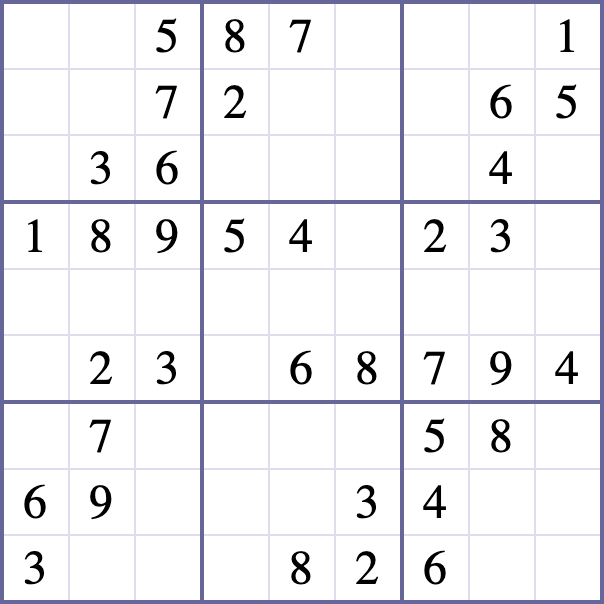
#> input picture image-samples/test1.png, 604 x 604 px
$ python main.py --image image-samples/test1.png
#> lines starting #> are read from the running program, lines starting #| are printed output that depends on the picture; after the words box and inside, x2 and y2 are one past the last pixel; in counts of white or black regions, pixels touching at a corner belong together
import cv2
import pytesseract
import argparse

def preprocess_image(image_path):
    # Load the image
    image = cv2.imread(image_path, cv2.IMREAD_GRAYSCALE)

    # Apply GaussianBlur to reduce noise
    blurred = cv2.GaussianBlur(image, (5, 5), 0)

    # Apply adaptive thresholding
    thresh = cv2.adaptiveThreshold(blurred, 255, cv2.ADAPTIVE_THRESH_GAUSSIAN_C,
                                   cv2.THRESH_BINARY_INV, 11, 2)

    return thresh

def find_sudoku_grid(image):
    # Find contours in the image
    contours, _ = cv2.findContours(image, cv2.RETR_EXTERNAL, cv2.CHAIN_APPROX_SIMPLE)

    # Assume the largest contour is the Sudoku grid
    largest_contour = max(contours, key=cv2.contourArea)

    # Get the bounding box of the largest contour
    x, y, w, h = cv2.boundingRect(largest_contour)

    # Crop the image to the bounding box
    cropped = image[y:y+h, x:x+w]

    return cropped, (x, y, w, h)


def extract_cells(image):
    cells = []
    cell_size = image.shape[0] // 9

    for i in range(9):
        for j in range(9):
            # Extract each cell
            cell = image[i*cell_size:(i+1)*cell_size, j*cell_size:(j+1)*cell_size]

            # Assuming `cell` is the extracted cell image
            margin = 5

            # Crop the cell from all four sides
            cell_cropped = cell[margin:-margin, margin:-margin]
            # Clean up the cell image
            cell_cropped = cv2.resize(cell_cropped, (28, 28))
            cell_cropped = cv2.bitwise_not(cell_cropped)

            cells.append(cell_cropped)

    return cells

def recognize_numbers(cells):
    sudoku_grid = []

    for cell in cells:
        # Use Tesseract to recognize the number in the cell
        text = pytesseract.image_to_string(cell, config='--psm 10 --oem 3 -c tessedit_char_whitelist=0123456789')

        # If Tesseract recognizes a number, add it to the grid
        if text.strip():
            sudoku_grid.append(int(text.strip()))
        else:
            sudoku_grid.append(0)

    return sudoku_grid


def print_sudoku_grid(grid):
    """Prints the Sudoku grid in a well-formatted way."""
    print("\nSudoku Grid:\n")
    for i in range(9):
        row = grid[i*9:(i+1)*9]  # Extract each row from the flat list
        formatted_row = " | ".join(
            " ".join(f"{num:2}" if num != 0 else "  " for num in row[j:j+3])
            for j in range(0, 9, 3)
        )
        print(formatted_row)
        if i % 3 == 2 and i != 8:  # Print a separator after every 3 rows
            print("-" * 32)
    print()  # Extra newline for readability

def main(image_path):
    # Preprocess the image
    preprocessed_image = preprocess_image(image_path)
#> in preprocess_image, `image = cv2.imread(image_path, cv2.IMREAD_GRAYSCALE)`:
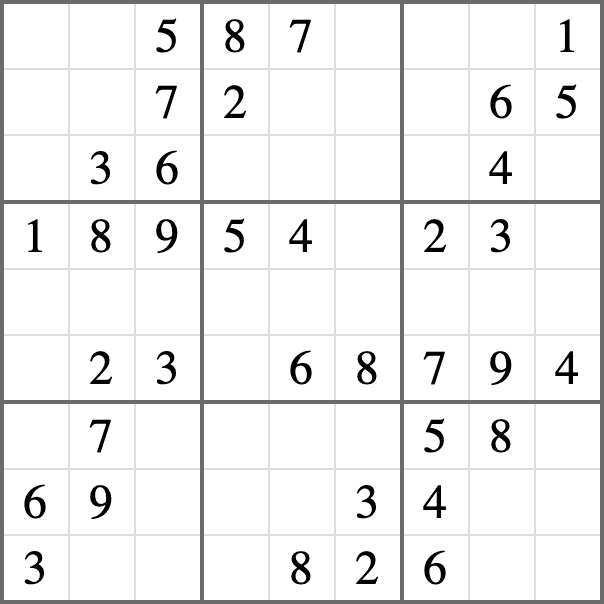
#> image: shape (604, 604); min 0, max 255, mean 239.6
#> in preprocess_image, `blurred = cv2.GaussianBlur(image, (5, 5), 0)`:
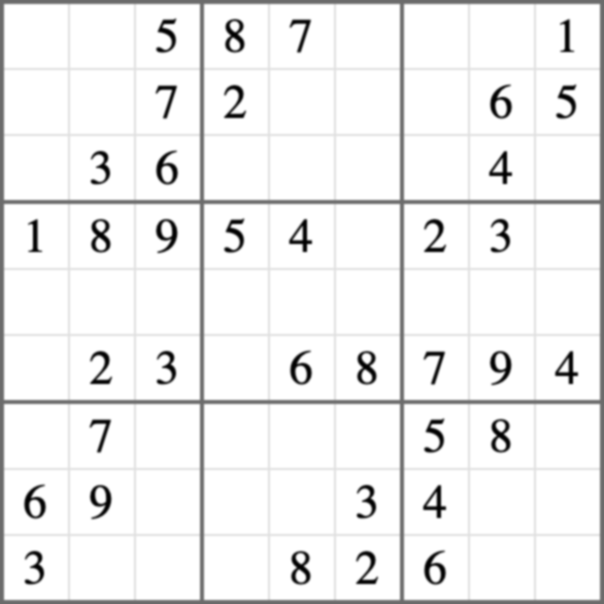
#> blurred: shape (604, 604); min 0, max 255, mean 239.6
#> in preprocess_image, `thresh = cv2.adaptiveThreshold(blurred, 255, cv2.ADAPTIVE_THRESH_GAUSS..`:
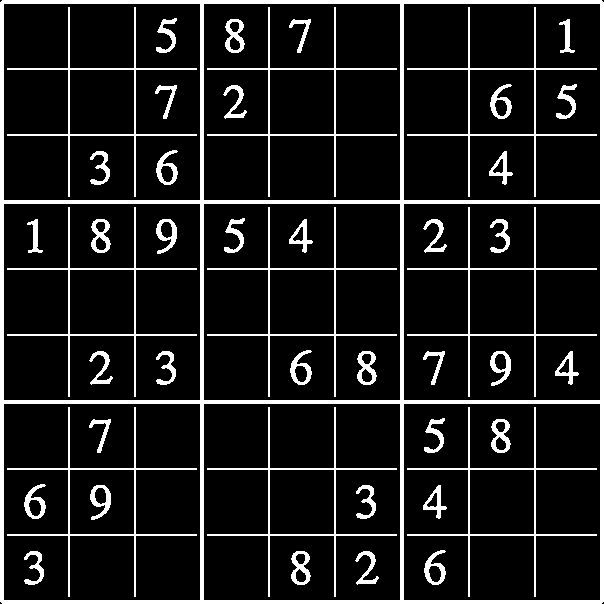
#> thresh: shape (604, 604); 11.8% white; 46 white regions, largest, box (x1, y1, x2, y2) and area: (0, 0, 604, 604) 19060, (7, 7, 197, 197) 1504, (207, 7, 397, 197) 1504

    # Find the Sudoku grid
    sudoku_grid_image, _ = find_sudoku_grid(preprocessed_image)
#> in find_sudoku_grid, `contours, _ = cv2.findContours(image, cv2.RETR_EXTERNAL, cv2.CHAIN_APP..`: contours = 1 item
#> in find_sudoku_grid, `largest_contour = max(contours, key=cv2.contourArea)`: largest_contour = [[2, 0], [0, 2], [0, 601], [2, 603], [601, 603], [603, 601], [603, 2], [601, 0]]
#> in find_sudoku_grid, `x, y, w, h = cv2.boundingRect(largest_contour)`: x = 0; w = 604

    # Extract cells from the grid
    cells = extract_cells(sudoku_grid_image)
#> after the loop in extract_cells, `for i in range(9):`: cells = 81 items
#> cells = 81 items

    # Recognize numbers in each cell
    sudoku_grid = recognize_numbers(cells)
#> the loop in recognize_numbers, `for cell in cells:` made 1 pass
#> after the loop in recognize_numbers, `for cell in cells:`: sudoku_grid = []

    # Display the recognized numbers
    print_sudoku_grid(sudoku_grid)

if __name__ == "__main__":
    parser = argparse.ArgumentParser(description="Sudoku digits recognition")
    parser.add_argument("--image", type=str, required=True, help="Path to input image")
    args = parser.parse_args()
    main(args.image)
#> (the call stopped at in recognize_numbers, `text = pytesseract.image_to_string(cell, config='--psm 10 --oem 3 -c t..`: pytesseract is not available in this run)
